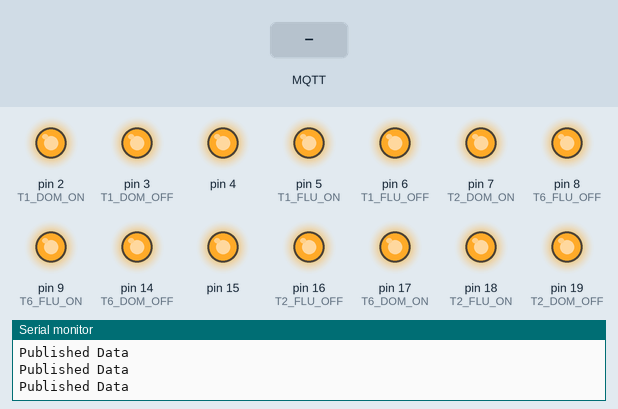
Recording of a sketch running on a simulated Arduino Uno, built with avr-gcc and run on an emulated ATmega328P. Shown: output pins drawn as LEDs (lit = HIGH), the last lines printed to the serial monitor. Inputs (shaded band) come from the test bench. WiFi joins after 1.5 s; servers stay silent unless stated; no MQTT or app messages arrive unless stated.

Above: at 2.4 s.
2.5 s: MQTT message "turnOffMotorOne" arrives on the first subscribed topic
At 3.0 s:
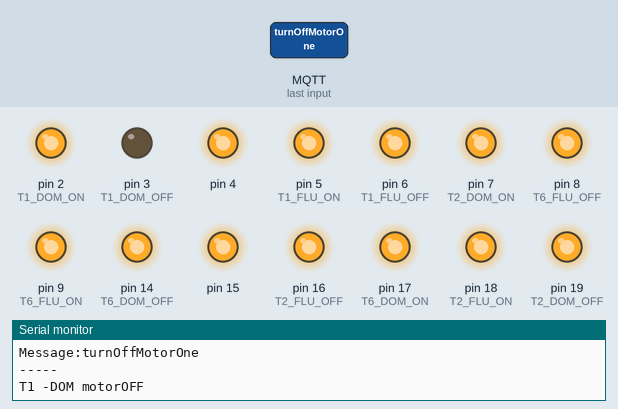
4.0 s: MQTT message "turnOnMotorOne" arrives on the first subscribed topic
At 6.9 s:
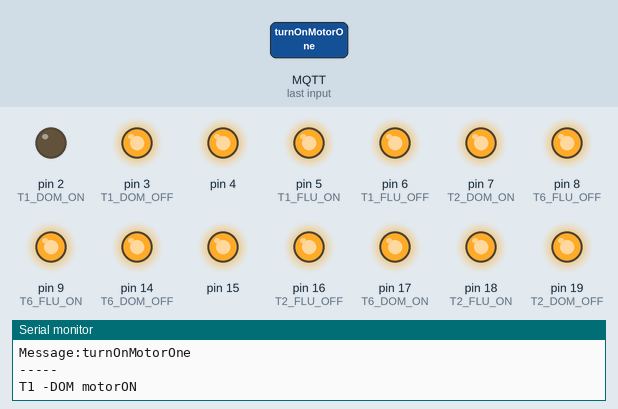
7.0 s: MQTT message "turnOnMotorOne" arrives on the second subscribed topic
At 9.3 s:
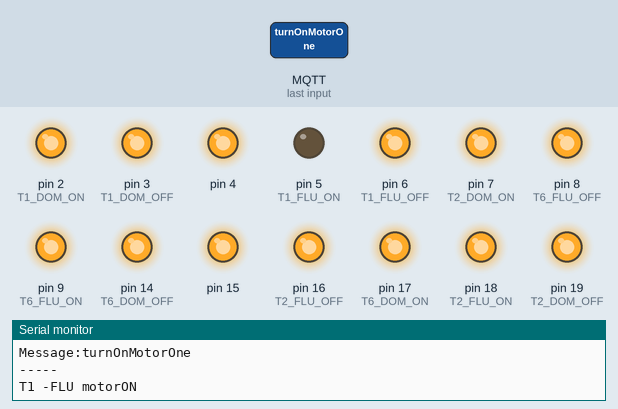
10.0 s: MQTT message "turnOffMotorOne" arrives on the second subscribed topic
At 12.2 s:
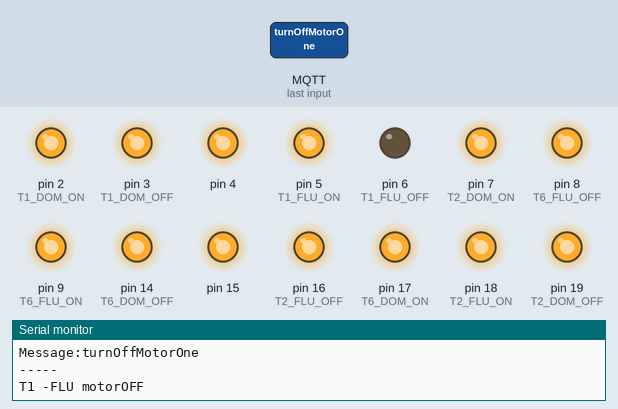
12.5 s: MQTT message "turnOnMotorOne" arrives on the third subscribed topic
At 15.4 s:
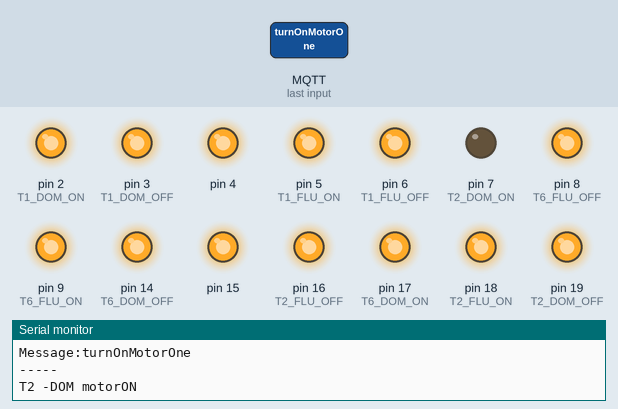
15.5 s: MQTT message "turnOffMotorOne" arrives on the third subscribed topic
At 18.7 s:
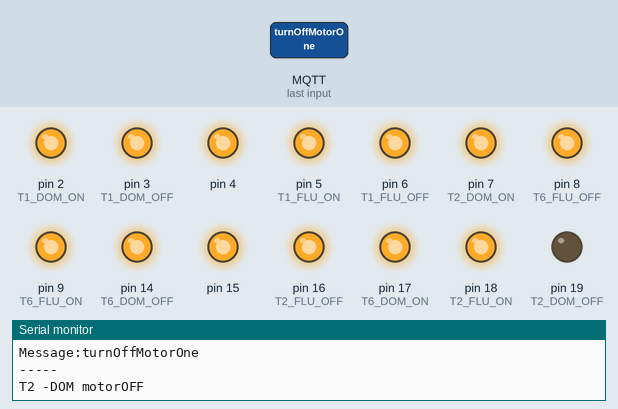
Timing chart, 0 to 22.9 s (numbered marks = the images above; inputs shaded):
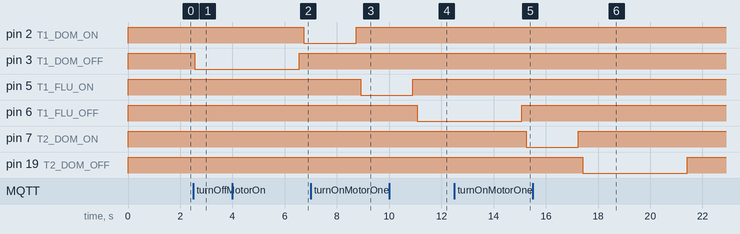

Measured:
- after the input at 2.5 s, pin 3 (T1_DOM_OFF): HIGH → LOW after 0.06 s
- after the input at 4.0 s, pin 2 (T1_DOM_ON): HIGH → LOW after 2.7 s
- after the input at 7.0 s, pin 5 (T1_FLU_ON): HIGH → LOW after 1.9 s
- after the input at 10.0 s, pin 6 (T1_FLU_OFF): HIGH → LOW after 1.1 s
- after the input at 12.5 s, pin 7 (T2_DOM_ON): HIGH → LOW after 2.7 s
- after the input at 15.5 s, pin 19 (T2_DOM_OFF): HIGH → LOW after 1.9 s, → HIGH 4.0 s later

The sketch:

motorOne.ino
```cpp
#include <SPI.h>
#include <Ethernet.h>
#include "PubSubClient.h"

#define INTERVAL    2000 // 2 sec delay between publishing

#define CLIENT_ID   "Tower_ONE_SWITCH" //client ID | Unique ID for SUMP & motor

#define T1_DOM_ON 2
#define T1_DOM_OFF 3

#define T1_FLU_ON 5
#define T1_FLU_OFF 6

#define T2_DOM_ON 7
#define T2_DOM_OFF 19

#define T2_FLU_ON 18
#define T2_FLU_OFF 16

#define T6_DOM_ON 17
#define T6_DOM_OFF 14

#define T6_FLU_ON 9
#define T6_FLU_OFF 8

//-----------------------------
#define T1_DOM_LEVELTOPIC "/towerone/dom/level"
#define T2_DOM_LEVELTOPIC "/towertwo/dom/level"
#define T6_DOM_LEVELTOPIC "/towersix/dom/level"

#define T1_FLU_LEVELTOPIC  "/towerone/flu/level"
#define T2_FLU_LEVELTOPIC  "/towertwo/flu/level"
#define T6_FLU_LEVELTOPIC  "/towersix/flu/level"
//-----------------------------
///towertwo/dom/switch

#define UNIT_1_ONLINESTATUS "/unitone/online" //Unit one includes T1, T2, and T6. To reduce unwanted memory coneception this will be better

#define T1_DOM_MOTORSTATUS "/towerone/dom/motorstatus"
#define T2_DOM_MOTORSTATUS "/towertwo/dom/motorstatus"
#define T6_DOM_MOTORSTATUS "/towersix/dom/motorstatus"

#define T1_FLU_MOTORSTATUS "/towerone/flu/motorstatus"
#define T2_FLU_MOTORSTATUS "/towertwo/flu/motorstatus"
#define T6_FLU_MOTORSTATUS "/towersix/flu/motorstatus"

#define T1_DOM_DASH_MOTORSTATUS "/towerone/dom/dashStatus"
#define T2_DOM_DASH_MOTORSTATUS "/towertwo/dom/dashStatus"
#define T6_DOM_DASH_MOTORSTATUS "/towersix/dom/dashStatus"

#define T1_FLU_DASH_MOTORSTATUS "/towerone/flu/dashStatus"
#define T2_FLU_DASH_MOTORSTATUS "/towertwo/flu/dashStatus"
#define T6_FLU_DASH_MOTORSTATUS "/towersix/flu/dashStatus"

// #define DRYRUNSTATUS "/sumpone/dryrunstatus"
// #define DRYRUNSTATUS "/sumpone/dryrunstatus"
// #define DRYRUNSTATUS "/sumpone/dryrunstatus"

// #define DEGENSTATUS "/sumpone/degen"
// #define DEGENSTATUS "/towertwo/degen"
// #define DEGENSTATUS "/towersix/degen"

#define T1_MESSAGES "/towerone/messages"
#define T2_MESSAGES "/towertwo/messages"
#define T6_MESSAGES "/towersix/messages"


//-----Motor Condition
bool t1_dom_motorConditionFlag = false;
bool t1_flu_motorConditionFlag = false;

bool t2_dom_motorConditionFlag = false;
bool t2_flu_motorConditionFlag = false;

bool t6_dom_motorConditionFlag = false;
bool t6_flu_motorConditionFlag = false;

//--------Motor Func
bool t1_dom_motorFunctionFlag  = true;
bool t1_flu_motorFunctionFlag  = false;

bool t2_dom_motorFunctionFlag  = false;
bool t2_flu_motorFunctionFlag  = false;

bool t6_dom_motorFunctionFlag  = false;
bool t6_flu_motorFunctionFlag  = false;
//--------ETherNet Config-----

//---------FLU
bool t1_dom_dataReceived = false;
bool t2_dom_dataReceived = false;
bool t6_dom_dataReceived = false;

bool t1_flu_dataReceived = false;
bool t2_flu_dataReceived = false;
bool t6_flu_dataReceived = false;


int failCount = 0;
long previousMillis;

byte mac[] = { 0xDE, 0xAD, 0xBE, 0xAF, 0xDE, 0xEE };

IPAddress ip(192, 168, 1, 97);
IPAddress myDns(8, 8, 8, 8);
IPAddress gateway(192, 168, 1, 1);
IPAddress subnet(255, 255, 255, 0);

EthernetClient client;
PubSubClient mqttClient;

//--------------resetFunction
void(* resetFunc) (void) = 0;

//--------------CallBack
void callback(char* topic, byte* payload, unsigned int length) {
  char messageBuffer[30];  //somewhere to put the message
  int i = 0;
  Serial.print("Message arrived in topic: ");
  Serial.println(topic);
  Serial.print("-----Message-----------\n");
  Serial.print("Message:");


  memcpy(messageBuffer, payload, length);  //copy in the payload
  messageBuffer[length] = '\0';  //convert copied payload to a C style string
  Serial.println(messageBuffer);  //print the buffer if you want to

  Serial.println("-----");
  //-----T1 DOM
  if (strcmp(messageBuffer, "turnOnMotorOne") == 0 && strcmp(topic, T1_DOM_MOTORSTATUS) == 0) { //for T1 DOM
    //Serial.println("T1-DOM: TurnOn Motor ");
    mqttClient.publish(T1_MESSAGES, "T1:DOM Motor ON");
    t1_dom_motorConditionFlag = true;
    if (!t1_dom_motorFunctionFlag) {
      t1_dom_turnOn();
    }
  }
  if (strcmp(messageBuffer, "turnOffMotorOne") == 0 && strcmp(topic, T1_DOM_MOTORSTATUS) == 0) {
    // Serial.println("Turn OFF Motor Command Received ");
    mqttClient.publish(T1_MESSAGES, "Motor ONE OFF");
    t1_dom_motorConditionFlag = true;
    if (t1_dom_motorFunctionFlag) {
      t1_dom_turnOff();
    }
    if(!t1_dom_dataReceived){
      t1_dom_turnOff();
      t1_dom_dataReceived = true;
    }
  }
  //-----T2 DOM
  if (strcmp(messageBuffer, "turnOnMotorOne") == 0 && strcmp(topic, T2_DOM_MOTORSTATUS) == 0) { //for T2 DOM
    // Serial.println("T1-DOM: TurnOn Motor ");
    mqttClient.publish(T2_MESSAGES, "T1:DOM Motor ON");
    t2_dom_motorConditionFlag = true;
    if (!t2_dom_motorFunctionFlag) {
      t2_dom_turnOn();
    }

  }
  if (strcmp(messageBuffer, "turnOffMotorOne") == 0 && strcmp(topic, T2_DOM_MOTORSTATUS) == 0) {
    // Serial.println("Turn OFF Motor Command Received ");
    mqttClient.publish(T2_MESSAGES, "Motor ONe OFFF");
    t2_dom_motorConditionFlag = true;
    if (t2_dom_motorFunctionFlag) {
      t2_dom_turnOff();
    }
    if(!t2_dom_dataReceived){
      t2_dom_turnOff();
      t2_dom_dataReceived = true;
    }
  }
  //-----T6 DOM
  if (strcmp(messageBuffer, "turnOnMotorOne") == 0 && strcmp(topic, T6_DOM_MOTORSTATUS) == 0) { //for T6 DOM
    // Serial.println("T1-DOM: TurnOn Motor ");
    mqttClient.publish(T6_MESSAGES, "T1:DOM Motor ON");
    t6_dom_motorConditionFlag = true;
    if (!t6_dom_motorFunctionFlag) {
      t6_dom_turnOn();
    }

  }
  if (strcmp(messageBuffer, "turnOffMotorOne") == 0 && strcmp(topic, T6_DOM_MOTORSTATUS) == 0) {
    // Serial.println("Turn OFF Motor Command Received ");
    mqttClient.publish(T6_MESSAGES, "Motor ONe OFFF");
    t6_dom_motorConditionFlag = true;
    if (t6_dom_motorFunctionFlag) {
      t6_dom_turnOff();
    }
    if(!t6_dom_dataReceived){
      t6_dom_turnOff();
      t6_dom_dataReceived = true;
    }
  }
  //----Flush
  //-----T1 FLU
  if (strcmp(messageBuffer, "turnOnMotorOne") == 0 && strcmp(topic, T1_FLU_MOTORSTATUS) == 0) { //for T6 DOM
    // Serial.println(F("T1-FLU: TurnOn Motor "));
    mqttClient.publish(T1_MESSAGES, "T1:FLU Motor ON");
    t1_flu_motorConditionFlag = true;
    if (!t1_flu_motorFunctionFlag) {
      t1_flu_turnOn();
    }

  }
  if (strcmp(messageBuffer, "turnOffMotorOne") == 0 && strcmp(topic, T1_FLU_MOTORSTATUS) == 0) {
    // Serial.println(F("T1-FLU: TurnOff Motor "));
    mqttClient.publish(T1_MESSAGES, "Motor ONe OFFF");
    t1_flu_motorConditionFlag = true;
    if (t1_flu_motorFunctionFlag) {
      t1_flu_turnOff();
    }
    if(!t1_flu_dataReceived){
      t1_flu_turnOff();
      t1_flu_dataReceived = true;
    }
  }
  //-----T2 FLU
  if (strcmp(messageBuffer, "turnOnMotorOne") == 0 && strcmp(topic, T2_FLU_MOTORSTATUS) == 0) { //for T6 DOM
    // Serial.println(F("T2-FLU: TurnOn Motor "));
    mqttClient.publish(T2_MESSAGES, "T2:FLU Motor ON");
    t2_flu_motorConditionFlag = true;
    if (!t2_flu_motorFunctionFlag) {
      t2_flu_turnOn();
    }

  }
  if (strcmp(messageBuffer, "turnOffMotorOne") == 0 && strcmp(topic, T2_FLU_MOTORSTATUS) == 0) {
    // Serial.println(F("T2-FLU: TurnOff Motor "));
    mqttClient.publish(T2_MESSAGES, "Motor ONe OFFF");
    t2_flu_motorConditionFlag = true;
    if (t2_flu_motorFunctionFlag) {
      t2_flu_turnOff();
    }
    if(!t2_flu_dataReceived){
      t2_flu_turnOff();
      t2_flu_dataReceived = true;
    }
  }
  //-----T6 FLU
  if (strcmp(messageBuffer, "turnOnMotorOne") == 0 && strcmp(topic, T6_FLU_MOTORSTATUS) == 0) { //for T6 DOM
    // Serial.println(F("T6-FLU: TurnOn Motor "));
    mqttClient.publish(T6_MESSAGES, "T6:FLU Motor ON");
    t6_flu_motorConditionFlag = true;
    if (!t6_flu_motorFunctionFlag) {
      t6_flu_turnOn();
    }

  }
  if (strcmp(messageBuffer, "turnOffMotorOne") == 0 && strcmp(topic, T6_FLU_MOTORSTATUS) == 0) {
    // Serial.println(F("T6-FLU: TurnOff Motor "));
    mqttClient.publish(T6_MESSAGES, "Motor ONe OFFF");
    t6_flu_motorConditionFlag = true;
    if (t6_flu_motorFunctionFlag) {
      t6_flu_turnOff();
    }
    if(!t6_flu_dataReceived){
      t6_flu_turnOff();
      t6_flu_dataReceived = true;
    }
  }
}

void setup() {
  Serial.begin(9600);
  for (int i = 2; i <= 9; i++) { //pin config of relay
    pinMode(i, OUTPUT);
    digitalWrite(i, !LOW);
  }
  for (int i = 14; i <= 19; i++) { //pin config of relay
    pinMode(i, OUTPUT);
    digitalWrite(i, !LOW);
  }
  //-----ethernet setup
  // start the Ethernet connection:
  Serial.println(F("Initialize Ethernet with DHCP:"));
  Ethernet.begin(mac, ip, myDns, gateway, subnet);
  Serial.print("  DHCP assigned IP ");
  Serial.println(Ethernet.localIP());
  // give the Ethernet shield a second to initialize:
  delay(1000);

  Serial.println(F("Motor Unit 1 - T1/T2/T6"));

  //setup MQTT client
  mqttClient.setClient(client);
  mqttClient.setCallback(callback);

  mqttClient.setServer("192.168.1.85", 1883); //for using local broker

  Serial.println(F("MQTT client configured"));

  Serial.print(F(" \n Trying to connect as a client -> "));
  int connectionflag = mqttClient.connect(CLIENT_ID);
  Serial.println(connectionflag);

  boolean r;
  r = mqttClient.subscribe(T1_DOM_MOTORSTATUS);
  Serial.println(F("subscribed status MOTORSTATUS"));
  Serial.println(r);
  r = mqttClient.subscribe(T1_FLU_MOTORSTATUS);
  Serial.println(F("subscribed status MOTORSTATUS"));
  Serial.println(r);
  r = mqttClient.subscribe(T2_DOM_MOTORSTATUS);
  Serial.println(F("subscribed status MOTORSTATUS"));
  Serial.println(r);
  r = mqttClient.subscribe(T2_FLU_MOTORSTATUS);
  Serial.println(F("subscribed status MOTORSTATUS"));
  Serial.println(r);
  r = mqttClient.subscribe(T6_DOM_MOTORSTATUS);
  Serial.println(F("subscribed status MOTORSTATUS"));
  Serial.println(r);
  r = mqttClient.subscribe(T6_FLU_MOTORSTATUS);
  Serial.println(F("subscribed status MOTORSTATUS"));
  Serial.println(r);

  //  r = mqttClient.subscribe(LEVELTOPIC);
  //  Serial.println("subscribed status LEVELTOPIC");
  //  Serial.println(r);
}


bool t1_dom_sendData() {
  bool sendStatusFlag;
  char* msgBuffer;

  msgBuffer = "Online";
  sendStatusFlag = mqttClient.publish(UNIT_1_ONLINESTATUS, msgBuffer);
  if (sendStatusFlag == false) {
    Serial.println(F("Error while publishsing "));
    return false;
  }
  if (t1_dom_motorFunctionFlag) {
    msgBuffer = "ON";
    sendStatusFlag = mqttClient.publish(T1_DOM_DASH_MOTORSTATUS, msgBuffer);
    if (sendStatusFlag == false) {
      Serial.println(F("Error while publishsing "));
      return false;
    }
  }
  else if (!t1_dom_motorFunctionFlag) {
    msgBuffer = "OFF";
    sendStatusFlag = mqttClient.publish(T1_DOM_DASH_MOTORSTATUS, msgBuffer);
    if (sendStatusFlag == false) {
      Serial.println(F("Error while publishsing "));
      return false;
    }
  }
  Serial.println(F("Published Data "));
  return true;
}


bool t2_dom_sendData() {
  bool sendStatusFlag;
  char* msgBuffer;

  msgBuffer = "Online";
  sendStatusFlag = mqttClient.publish(UNIT_1_ONLINESTATUS, msgBuffer);
  if (sendStatusFlag == false) {
    Serial.println(F("Error while publishsing "));
    return false;
  }
  if (t2_dom_motorFunctionFlag) {
    msgBuffer = "ON";
    sendStatusFlag = mqttClient.publish(T2_DOM_DASH_MOTORSTATUS, msgBuffer);
    if (sendStatusFlag == false) {
      Serial.println(F("Error while publishsing "));
      return false;
    }
  }
  else if (!t2_dom_motorFunctionFlag) {
    msgBuffer = "OFF";
    sendStatusFlag = mqttClient.publish(T2_DOM_DASH_MOTORSTATUS, msgBuffer);
    if (sendStatusFlag == false) {
      Serial.println(F("Error while publishsing "));
      return false;
    }
  }
  Serial.println(F("Published Data "));
  return true;
}

bool t6_dom_sendData() {
  bool sendStatusFlag;
  char* msgBuffer;

  msgBuffer = "Online";
  sendStatusFlag = mqttClient.publish(UNIT_1_ONLINESTATUS, msgBuffer);
  if (sendStatusFlag == false) {
    Serial.println(F("Error while publishsing "));
    return false;
  }
  if (t1_dom_motorFunctionFlag) {
    msgBuffer = "ON";
    sendStatusFlag = mqttClient.publish(T6_DOM_DASH_MOTORSTATUS, msgBuffer);
    if (sendStatusFlag == false) {
      Serial.println(F("Error while publishsing "));
      return false;
    }
  }
  else if (!t6_dom_motorFunctionFlag) {
    msgBuffer = "OFF";
    sendStatusFlag = mqttClient.publish(T6_DOM_DASH_MOTORSTATUS, msgBuffer);
    if (sendStatusFlag == false) {
      Serial.println(F("Error while publishsing "));
      return false;
    }
  }
  Serial.println(F("Published Data "));
  return true;
}
//------FLU
bool t1_flu_sendData() {
  bool sendStatusFlag;
  char* msgBuffer;

  msgBuffer = "Online";
  sendStatusFlag = mqttClient.publish(UNIT_1_ONLINESTATUS, msgBuffer);
  if (sendStatusFlag == false) {
    Serial.println(F("Error while publishsing "));
    return false;
  }
  if (t1_flu_motorFunctionFlag) {
    msgBuffer = "ON";
    sendStatusFlag = mqttClient.publish(T1_FLU_DASH_MOTORSTATUS, msgBuffer);
    if (sendStatusFlag == false) {
      Serial.println(F("Error while publishsing "));
      return false;
    }
  }
  else if (!t1_flu_motorFunctionFlag) {
    msgBuffer = "OFF";
    sendStatusFlag = mqttClient.publish(T1_FLU_DASH_MOTORSTATUS, msgBuffer);
    if (sendStatusFlag == false) {
      Serial.println(F("Error while publishsing "));
      return false;
    }
  }
  Serial.println(F("Published Data "));
  return true;
}

bool t2_flu_sendData() {
  bool sendStatusFlag;
  char* msgBuffer;

  msgBuffer = "Online";
  sendStatusFlag = mqttClient.publish(UNIT_1_ONLINESTATUS, msgBuffer);
  if (sendStatusFlag == false) {
    Serial.println(F("Error while publishsing "));
    return false;
  }
  if (t2_flu_motorFunctionFlag) {
    msgBuffer = "ON";
    sendStatusFlag = mqttClient.publish(T2_FLU_DASH_MOTORSTATUS, msgBuffer);
    if (sendStatusFlag == false) {
      Serial.println(F("Error while publishsing "));
      return false;
    }
  }
  else if (!t2_flu_motorFunctionFlag) {
    msgBuffer = "OFF";
    sendStatusFlag = mqttClient.publish(T2_FLU_DASH_MOTORSTATUS, msgBuffer);
    if (sendStatusFlag == false) {
      Serial.println(F("Error while publishsing "));
      return false;
    }
  }
  Serial.println(F("Published Data "));
  return true;
}

bool t6_flu_sendData() {
  bool sendStatusFlag;
  char* msgBuffer;

  msgBuffer = "Online";
  sendStatusFlag = mqttClient.publish(UNIT_1_ONLINESTATUS, msgBuffer);
  if (sendStatusFlag == false) {
    Serial.println(F("Error while publishsing "));
    return false;
  }
  if (t6_flu_motorFunctionFlag) {
    msgBuffer = "ON";
    sendStatusFlag = mqttClient.publish(T6_FLU_DASH_MOTORSTATUS, msgBuffer);
    if (sendStatusFlag == false) {
      Serial.println(F("Error while publishsing "));
      return false;
    }
  }
  else if (!t6_flu_motorFunctionFlag) {
    msgBuffer = "OFF";
    sendStatusFlag = mqttClient.publish(T6_FLU_DASH_MOTORSTATUS, msgBuffer);
    if (sendStatusFlag == false) {
      Serial.println(F("Error while publishsing "));
      return false;
    }
  }
  Serial.println(F("Published Data "));
  return true;
}
void listenData() {
  //Listen TOPIC for necessory conditions
}
//---------------Tower One ------
void t1_dom_turnOn() {
  //Turn Off by 2Second control of starter box
  t1_dom_motorFunctionFlag = true;
  Serial.println(F("T1 -DOM motorON"));
  //M1_ON_RELAY
  digitalWrite(T1_DOM_ON, !HIGH);
  delay(2000);
  digitalWrite(T1_DOM_ON, !LOW);
}
void t1_dom_turnOff() {
  //Turn Off by 2Second control of starter box
  Serial.println(F("T1 -DOM motorOFF"));
  t1_dom_motorFunctionFlag = false;
  //M1_OFF_RELAY
  digitalWrite(T1_DOM_OFF, !HIGH);
  delay(2000);
  digitalWrite(T1_DOM_OFF, !LOW);
//  delay(2000);
}

void t1_flu_turnOn() {
  //Turn Off by 2Second control of starter box
  t1_flu_motorFunctionFlag = true;
  Serial.println(F("T1 -FLU motorON"));
  //M1_ON_RELAY
  digitalWrite(T1_FLU_ON, !HIGH);
  delay(2000);
  digitalWrite(T1_FLU_ON, !LOW);
}
void t1_flu_turnOff() {
  //Turn Off by 2Second control of starter box
  Serial.println(F("T1 -FLU motorOFF"));
  t1_flu_motorFunctionFlag = false;
  //M1_OFF_RELAY
  digitalWrite(T1_FLU_OFF, !HIGH);
  delay(2000);
  digitalWrite(T1_FLU_OFF, !LOW);
}
//
//---------------Tower Two ------
void t2_dom_turnOn() {
  //Turn Off by 2Second control of starter box
  t2_dom_motorFunctionFlag = true;
  Serial.println(F("T2 -DOM motorON"));
  //M1_ON_RELAY
  digitalWrite(T2_DOM_ON, !HIGH);
  delay(2000);
  digitalWrite(T2_DOM_ON, !LOW);
}
void t2_dom_turnOff() {
  //Turn Off by 2Second control of starter box
  Serial.println(F("T2 -DOM motorOFF"));
  t2_dom_motorFunctionFlag = false;
  //M1_OFF_RELAY
  digitalWrite(T2_DOM_OFF, !HIGH);
  delay(2000);
  digitalWrite(T2_DOM_OFF, !LOW);
}

void t2_flu_turnOn() {
  //Turn Off by 2Second control of starter box
  t2_flu_motorFunctionFlag = true;
  Serial.println(F("T2 -FLU motorON"));
  //M1_ON_RELAY
  digitalWrite(T2_FLU_ON, !HIGH);
  delay(2000);
  digitalWrite(T2_FLU_ON, !LOW);
}
void t2_flu_turnOff() {
  //Turn Off by 2Second control of starter box
  Serial.println(F("T2 -FLU motorOFF"));
  t2_flu_motorFunctionFlag = false;
  //M1_OFF_RELAY
  digitalWrite(T2_FLU_OFF, !HIGH);
  delay(2000);
  digitalWrite(T2_FLU_OFF, !LOW);
}
//---------------Tower Three ------
void t6_dom_turnOn() {
  //Turn Off by 2Second control of starter box
  t6_dom_motorFunctionFlag = true;
  Serial.println(F("T6 -DOM motorON"));
  //M1_ON_RELAY
  digitalWrite(T6_DOM_ON, !HIGH);
  delay(2000);
  digitalWrite(T6_DOM_ON, !LOW);
}
void t6_dom_turnOff() {
  //Turn Off by 2Second control of starter box
  Serial.println(F("T6 -DOM motorOFF"));
  t6_dom_motorFunctionFlag = false;
  //M1_OFF_RELAY
  digitalWrite(T6_DOM_OFF, !HIGH);
  delay(2000);
  digitalWrite(T6_DOM_OFF, !LOW);
}

void t6_flu_turnOn() {
  //Turn Off by 2Second control of starter box
  t6_flu_motorFunctionFlag = true;
  Serial.println(F("T6 -FLU motorON"));
  //M1_ON_RELAY
  digitalWrite(T6_FLU_ON, !HIGH);
  delay(2000);
  digitalWrite(T6_FLU_ON, !LOW);
}
void t6_flu_turnOff() {
  //Turn Off by 2Second control of starter box
  Serial.println(F("T6 -FLU motorOFF"));
  t6_flu_motorFunctionFlag = false;
  //M1_OFF_RELAY
  digitalWrite(T6_FLU_OFF, !HIGH);
  delay(2000);
  digitalWrite(T6_FLU_OFF, !LOW);
}

void reconnect() {
  // Loop until we're reconnected
  while (!mqttClient.connected()) {
    Serial.print(F("Attempting MQTT connection..."));
    // Attempt to connect
    if (mqttClient.connect(CLIENT_ID)) {
      Serial.println("connected");
      // Once connected, publish an announcement...
//      mqttClient.publish(ONLINESTATUS, "Online");
    }
    else {
      Serial.print("failed, rc=");
      int state = mqttClient.state();
      Serial.println(" try again in 2 seconds");
      delay(2000);
    }
  }
}
void loop() {
   mqttClient.loop();
  bool sendFlagcheck = false;
  if (millis() - previousMillis > INTERVAL) {
    sendFlagcheck = t1_dom_sendData();
    sendFlagcheck = t2_dom_sendData();
    sendFlagcheck = t6_dom_sendData();

    sendFlagcheck = t1_flu_sendData();
    sendFlagcheck = t2_flu_sendData();
    sendFlagcheck = t6_flu_sendData();
    if (sendFlagcheck == false) {
      failCount ++;
    }
    else if (sendFlagcheck == true) {
      failCount = 0;
    }
    previousMillis = millis();
  }
  if (failCount > 5) {
    Serial.println(F("Resetting conection"));
    resetFunc();
    //reconnect();
  }
}
```
